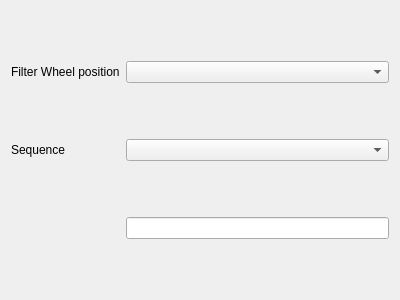
<?xml version="1.0" encoding="UTF-8"?>
<ui version="4.0">
 <class>Form</class>
 <widget class="QWidget" name="Form">
  <property name="geometry">
   <rect>
    <x>0</x>
    <y>0</y>
    <width>400</width>
    <height>300</height>
   </rect>
  </property>
  <property name="windowTitle">
   <string>Form</string>
  </property>
  <layout class="QGridLayout" name="gridLayout_2">
   <item row="1" column="0">
    <widget class="QLabel" name="label_2">
     <property name="text">
      <string>Sequence</string>
     </property>
    </widget>
   </item>
   <item row="1" column="1">
    <widget class="QComboBox" name="comboBox"/>
   </item>
   <item row="0" column="0">
    <widget class="QLabel" name="label">
     <property name="text">
      <string>Filter Wheel position</string>
     </property>
    </widget>
   </item>
   <item row="0" column="1">
    <widget class="QComboBox" name="filterCombo"/>
   </item>
   <item row="2" column="1">
    <widget class="QLineEdit" name="sequenceListEdit"/>
   </item>
  </layout>
 </widget>
 <resources/>
 <connections/>
</ui>
